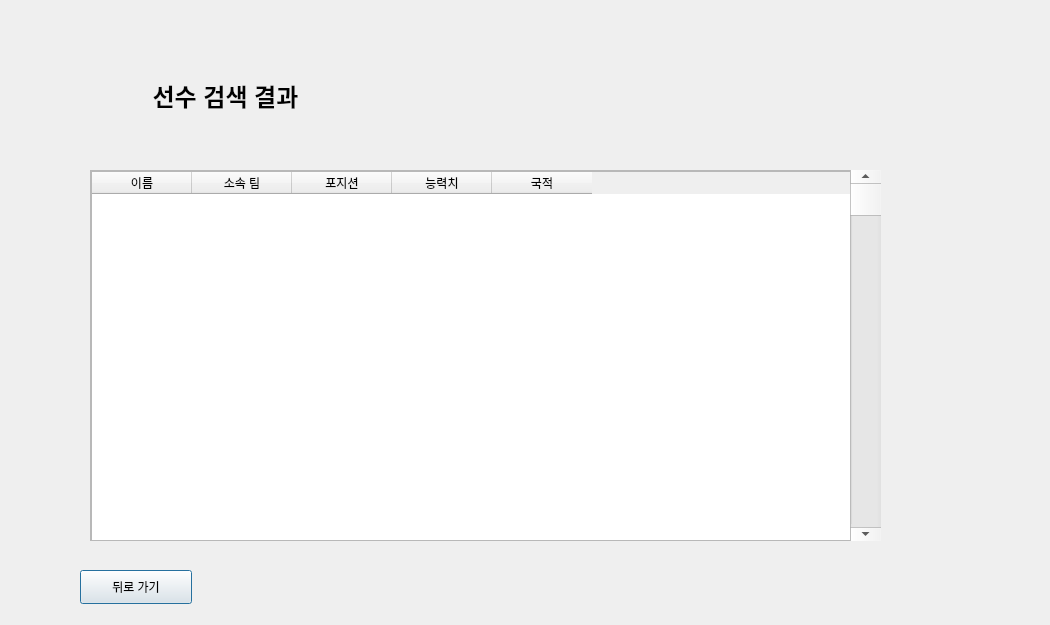
<?xml version="1.0" encoding="UTF-8"?>
<ui version="4.0">
 <class>Dialog</class>
 <widget class="QDialog" name="Dialog">
  <property name="geometry">
   <rect>
    <x>0</x>
    <y>0</y>
    <width>1050</width>
    <height>625</height>
   </rect>
  </property>
  <property name="windowTitle">
   <string>Dialog</string>
  </property>
  <widget class="QLabel" name="label">
   <property name="geometry">
    <rect>
     <x>70</x>
     <y>50</y>
     <width>311</width>
     <height>91</height>
    </rect>
   </property>
   <property name="text">
    <string>&lt;html&gt;&lt;head/&gt;&lt;body&gt;&lt;p align=&quot;center&quot;&gt;&lt;span style=&quot; font-size:18pt; font-weight:600;&quot;&gt;선수 검색 결과&lt;/span&gt;&lt;/p&gt;&lt;/body&gt;&lt;/html&gt;</string>
   </property>
  </widget>
  <widget class="QScrollArea" name="scrollArea">
   <property name="geometry">
    <rect>
     <x>90</x>
     <y>170</y>
     <width>791</width>
     <height>371</height>
    </rect>
   </property>
   <property name="widgetResizable">
    <bool>true</bool>
   </property>
   <widget class="QWidget" name="scrollAreaWidgetContents">
    <property name="geometry">
     <rect>
      <x>0</x>
      <y>0</y>
      <width>789</width>
      <height>369</height>
     </rect>
    </property>
    <widget class="QTableWidget" name="tableWidget">
     <property name="geometry">
      <rect>
       <x>0</x>
       <y>0</y>
       <width>761</width>
       <height>371</height>
      </rect>
     </property>
     <property name="rowCount">
      <number>0</number>
     </property>
     <column>
      <property name="text">
       <string>이름</string>
      </property>
     </column>
     <column>
      <property name="text">
       <string>소속 팀</string>
      </property>
     </column>
     <column>
      <property name="text">
       <string>포지션</string>
      </property>
     </column>
     <column>
      <property name="text">
       <string>능력치</string>
      </property>
     </column>
     <column>
      <property name="text">
       <string>국적</string>
      </property>
     </column>
    </widget>
   </widget>
  </widget>
  <widget class="QScrollBar" name="verticalScrollBar">
   <property name="geometry">
    <rect>
     <x>850</x>
     <y>170</y>
     <width>31</width>
     <height>371</height>
    </rect>
   </property>
   <property name="orientation">
    <enum>Qt::Vertical</enum>
   </property>
  </widget>
  <widget class="QPushButton" name="pushButton_2">
   <property name="geometry">
    <rect>
     <x>80</x>
     <y>570</y>
     <width>112</width>
     <height>34</height>
    </rect>
   </property>
   <property name="text">
    <string>뒤로 가기</string>
   </property>
  </widget>
 </widget>
 <resources/>
 <connections/>
 <slots>
  <slot>goSearch()</slot>
 </slots>
</ui>
